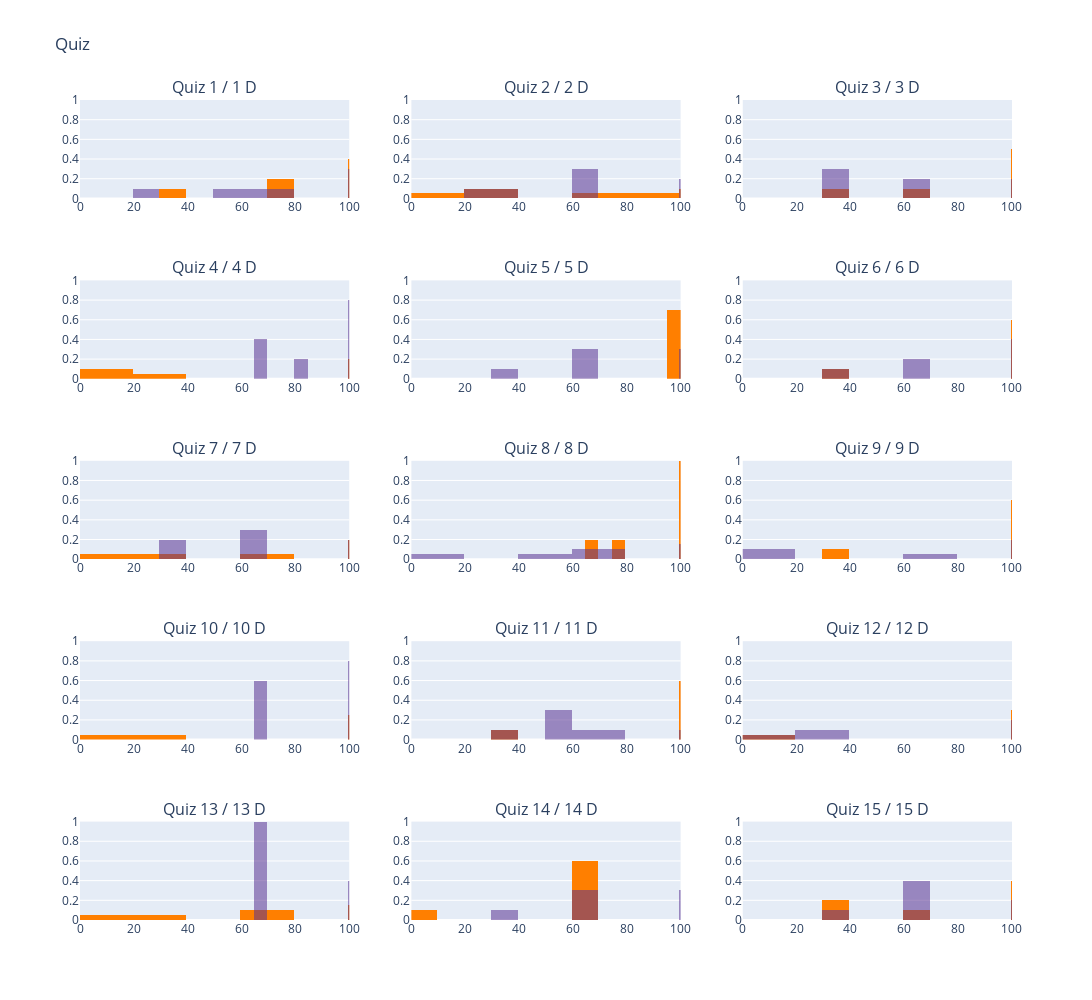

This figure's notebook cell:
### Markdown cell above
### Visualizando Histogramas

### Code cell
plot_quiz_hist(quiz_data=enfermagem, n_rows=5, n_cols=3)

### Figure 1 — Plotly figure (JSON) as saved in the notebook; plotly's stock layout.template omitted (floating-point values rounded to 4 significant figures; data arrays with more than 128 entries replaced by an {"elided": "..."} marker saying what was removed)
{"data": [{"histnorm": "density", "marker": {"color": "#FF7F00"}, "name": "Quiz 1", "nbinsx": 10, "type": "histogram", "x": {"elided": "208 int values"}, "xaxis": "x", "y": {"elided": "661x7 mixed values"}, "yaxis": "y"}, {"histnorm": "density", "marker": {"color": "#593493"}, "name": "Quiz 1 D", "nbinsx": 10, "opacity": 0.55, "type": "histogram", "x": {"elided": "661 int values"}, "xaxis": "x", "y": {"elided": "661x7 mixed values"}, "yaxis": "y"}, {"histnorm": "density", "marker": {"color": "#FF7F00"}, "name": "Quiz 2", "nbinsx": 10, "type": "histogram", "x": {"elided": "194 int values"}, "xaxis": "x2", "y": {"elided": "530x7 mixed values"}, "yaxis": "y2"}, {"histnorm": "density", "marker": {"color": "#593493"}, "name": "Quiz 2 D", "nbinsx": 10, "opacity": 0.55, "type": "histogram", "x": {"elided": "530 int values"}, "xaxis": "x2", "y": {"elided": "530x7 mixed values"}, "yaxis": "y2"}, {"histnorm": "density", "marker": {"color": "#FF7F00"}, "name": "Quiz 3", "nbinsx": 10, "type": "histogram", "x": {"elided": "185 int values"}, "xaxis": "x3", "y": {"elided": "439x7 mixed values"}, "yaxis": "y3"}, {"histnorm": "density", "marker": {"color": "#593493"}, "name": "Quiz 3 D", "nbinsx": 10, "opacity": 0.55, "type": "histogram", "x": {"elided": "439 int values"}, "xaxis": "x3", "y": {"elided": "439x7 mixed values"}, "yaxis": "y3"}, {"histnorm": "density", "marker": {"color": "#FF7F00"}, "name": "Quiz 4", "nbinsx": 10, "type": "histogram", "x": {"elided": "177 int values"}, "xaxis": "x4", "y": {"elided": "399x7 mixed values"}, "yaxis": "y4"}, {"histnorm": "density", "marker": {"color": "#593493"}, "name": "Quiz 4 D", "nbinsx": 10, "opacity": 0.55, "type": "histogram", "x": {"elided": "399 int values"}, "xaxis": "x4", "y": {"elided": "399x7 mixed values"}, "yaxis": "y4"}, {"histnorm": "density", "marker": {"color": "#FF7F00"}, "name": "Quiz 5", "nbinsx": 10, "type": "histogram", "x": {"elided": "165 int values"}, "xaxis": "x5", "y": {"elided": "367x7 mixed values"}, "yaxis": "y5"}, {"histnorm": "density", "marker": {"color": "#593493"}, "name": "Quiz 5 D", "nbinsx": 10, "opacity": 0.55, "type": "histogram", "x": {"elided": "367 int values"}, "xaxis": "x5", "y": {"elided": "367x7 mixed values"}, "yaxis": "y5"}, {"histnorm": "density", "marker": {"color": "#FF7F00"}, "name": "Quiz 6", "nbinsx": 10, "type": "histogram", "x": {"elided": "152 int values"}, "xaxis": "x6", "y": {"elided": "339x7 mixed values"}, "yaxis": "y6"}, {"histnorm": "density", "marker": {"color": "#593493"}, "name": "Quiz 6 D", "nbinsx": 10, "opacity": 0.55, "type": "histogram", "x": {"elided": "339 int values"}, "xaxis": "x6", "y": {"elided": "339x7 mixed values"}, "yaxis": "y6"}, {"histnorm": "density", "marker": {"color": "#FF7F00"}, "name": "Quiz 7", "nbinsx": 10, "type": "histogram", "x": {"elided": "146 int values"}, "xaxis": "x7", "y": {"elided": "319x7 mixed values"}, "yaxis": "y7"}, {"histnorm": "density", "marker": {"color": "#593493"}, "name": "Quiz 7 D", "nbinsx": 10, "opacity": 0.55, "type": "histogram", "x": {"elided": "319 int values"}, "xaxis": "x7", "y": {"elided": "319x7 mixed values"}, "yaxis": "y7"}, {"histnorm": "density", "marker": {"color": "#FF7F00"}, "name": "Quiz 8", "nbinsx": 10, "type": "histogram", "x": {"elided": "141 int values"}, "xaxis": "x8", "y": {"elided": "305x7 mixed values"}, "yaxis": "y8"}, {"histnorm": "density", "marker": {"color": "#593493"}, "name": "Quiz 8 D", "nbinsx": 10, "opacity": 0.55, "type": "histogram", "x": {"elided": "305 int values"}, "xaxis": "x8", "y": {"elided": "305x7 mixed values"}, "yaxis": "y8"}, {"histnorm": "density", "marker": {"color": "#FF7F00"}, "name": "Quiz 9", "nbinsx": 10, "type": "histogram", "x": {"elided": "134 int values"}, "xaxis": "x9", "y": {"elided": "279x7 mixed values"}, "yaxis": "y9"}, {"histnorm": "density", "marker": {"color": "#593493"}, "name": "Quiz 9 D", "nbinsx": 10, "opacity": 0.55, "type": "histogram", "x": {"elided": "279 int values"}, "xaxis": "x9", "y": {"elided": "279x7 mixed values"}, "yaxis": "y9"}, {"histnorm": "density", "marker": {"color": "#FF7F00"}, "name": "Quiz 10", "nbinsx": 10, "type": "histogram", "x": {"elided": "133 int values"}, "xaxis": "x10", "y": {"elided": "267x7 mixed values"}, "yaxis": "y10"}, {"histnorm": "density", "marker": {"color": "#593493"}, "name": "Quiz 10 D", "nbinsx": 10, "opacity": 0.55, "type": "histogram", "x": {"elided": "267 int values"}, "xaxis": "x10", "y": {"elided": "267x7 mixed values"}, "yaxis": "y10"}, {"histnorm": "density", "marker": {"color": "#FF7F00"}, "name": "Quiz 11", "nbinsx": 10, "type": "histogram", "x": [100, 33, 100, 100, 100, 100, 100, 100, 100, 100, 0, 100, 100, 50, 100, 100, 66, 100, 100, 100, 100, 100, 100, 100, 66, 75, 100, 50, 66, 100, 50, 33, 100, 100, 33, 50, 100, 66, 100, 100, 100, 100, 33, 100, 100, 100, 75, 100, 100, 100, 66, 100, 100, 100, 100, 75, 100, 50, 66, 100, 100, 100, 75, 100, 75, 66, 100, 100, 75, 100, 75, 0, 25, 66, 25, 100, 66, 33, 50, 66, 33, 25, 0, 33, 25, 0, 75, 100, 33, 66, 33, 100, 75, 100, 66, 100, 100, 100, 75, 100], "xaxis": "x11", "y": {"elided": "199x7 mixed values"}, "yaxis": "y11"}, {"histnorm": "density", "marker": {"color": "#593493"}, "name": "Quiz 11 D", "nbinsx": 10, "opacity": 0.55, "type": "histogram", "x": {"elided": "199 int values"}, "xaxis": "x11", "y": {"elided": "199x7 mixed values"}, "yaxis": "y11"}, {"histnorm": "density", "marker": {"color": "#FF7F00"}, "name": "Quiz 12", "nbinsx": 10, "type": "histogram", "x": [100, 100, 100, 100, 100, 100, 0, 100, 100, 100, 100, 66, 100, 66, 33, 33, 66, 66, 66, 33, 66, 0, 33, 0, 66, 100, 66, 0, 66, 33, 66, 66, 100, 33, 100, 33, 100, 100, 0, 33], "xaxis": "x12", "y": {"elided": "78x7 mixed values"}, "yaxis": "y12"}, {"histnorm": "density", "marker": {"color": "#593493"}, "name": "Quiz 12 D", "nbinsx": 10, "opacity": 0.55, "type": "histogram", "x": [100, 100, 0, 33, 100, 100, 33, 66, 66, 100, 0, 100, 66, 100, 66, 33, 66, 33, 66, 0, 100, 66, 66, 100, 0, 100, 66, 66, 33, 66, 100, 0, 100, 66, 100, 66, 33, 66, 66, 100, 66, 33, 66, 66, 66, 66, 100, 66, 66, 66, 66, 66, 0, 100, 100, 0, 100, 66, 66, 66, 100, 66, 100, 100, 100, 100, 33, 0, 66, 100, 100, 0, 0, 0, 0, 100, 66, 33], "xaxis": "x12", "y": {"elided": "78x7 mixed values"}, "yaxis": "y12"}, {"histnorm": "density", "marker": {"color": "#FF7F00"}, "name": "Quiz 13", "nbinsx": 10, "type": "histogram", "x": [66, 33, 100, 100, 66, 100, 0, 100, 100, 66, 100, 100, 66, 100, 66, 100, 0, 66, 100, 66, 66, 33, 66, 66, 66, 100, 33, 66, 66, 100, 100, 66, 66, 33, 66, 100, 33, 66, 66, 100], "xaxis": "x13", "y": {"elided": "79x7 mixed values"}, "yaxis": "y13"}, {"histnorm": "density", "marker": {"color": "#593493"}, "name": "Quiz 13 D", "nbinsx": 10, "opacity": 0.55, "type": "histogram", "x": [66, 66, 66, 66, 100, 100, 66, 100, 66, 66, 100, 0, 0, 66, 100, 66, 100, 33, 66, 66, 100, 33, 100, 66, 66, 66, 100, 100, 33, 100, 100, 66, 66, 33, 100, 66, 100, 66, 66, 66, 100, 100, 66, 100, 100, 33, 100, 100, 33, 66, 66, 66, 33, 100, 100, 33, 100, 66, 100, 100, 100, 0, 33, 100, 33, 66, 66, 33, 100, 100, 66, 100, 66, 33, 100, 100, 100, 66, 100], "xaxis": "x13", "y": {"elided": "79x7 mixed values"}, "yaxis": "y13"}, {"histnorm": "density", "marker": {"color": "#FF7F00"}, "name": "Quiz 14", "nbinsx": 10, "type": "histogram", "x": [0, 66, 66, 66, 66, 66, 66, 66, 100, 100, 33, 66, 66, 100, 100, 100, 66, 33, 66, 66, 100, 0, 100, 100, 100, 66, 66, 100, 66, 100, 100, 0, 100, 66, 100, 100, 100, 66], "xaxis": "x14", "y": {"elided": "76x7 mixed values"}, "yaxis": "y14"}, {"histnorm": "density", "marker": {"color": "#593493"}, "name": "Quiz 14 D", "nbinsx": 10, "opacity": 0.55, "type": "histogram", "x": [100, 66, 66, 100, 100, 66, 33, 66, 100, 66, 66, 100, 100, 33, 66, 100, 66, 100, 100, 66, 33, 100, 0, 0, 66, 100, 100, 33, 0, 100, 66, 100, 66, 33, 33, 100, 66, 100, 33, 100, 100, 33, 100, 66, 33, 66, 33, 33, 66, 100, 33, 33, 66, 66, 66, 66, 0, 100, 0, 0, 100, 66, 66, 0, 33, 66, 33, 33, 100, 66, 100, 100, 33, 33, 100, 66], "xaxis": "x14", "y": {"elided": "76x7 mixed values"}, "yaxis": "y14"}, {"histnorm": "density", "marker": {"color": "#FF7F00"}, "name": "Quiz 15", "nbinsx": 10, "type": "histogram", "x": [100, 33, 66, 100, 33, 100, 100, 100, 100, 66, 66, 100, 100, 66, 66, 66, 100, 100, 100, 33, 66, 66, 100, 66, 66, 100, 100, 66, 33, 33, 33, 100, 66, 66, 66, 33, 100, 33], "xaxis": "x15", "y": {"elided": "76x7 mixed values"}, "yaxis": "y15"}, {"histnorm": "density", "marker": {"color": "#593493"}, "name": "Quiz 15 D", "nbinsx": 10, "opacity": 0.55, "type": "histogram", "x": [100, 66, 100, 66, 66, 33, 66, 66, 100, 100, 66, 100, 100, 66, 100, 100, 33, 100, 0, 66, 100, 100, 100, 66, 66, 100, 66, 66, 66, 100, 100, 100, 66, 100, 100, 100, 100, 100, 100, 66, 0, 66, 0, 66, 100, 66, 0, 0, 66, 66, 100, 100, 66, 100, 66, 33, 0, 100, 66, 100, 33, 0, 66, 0, 66, 66, 66, 66, 33, 66, 66, 0, 0, 100, 0, 33], "xaxis": "x15", "y": {"elided": "76x7 mixed values"}, "yaxis": "y15"}], "layout": {"annotations": [{"font": {"size": 16}, "showarrow": false, "text": "Quiz 1 / 1 D", "x": 0.1444, "xanchor": "center", "xref": "paper", "y": 1, "yanchor": "bottom", "yref": "paper"}, {"font": {"size": 16}, "showarrow": false, "text": "Quiz 2 / 2 D", "x": 0.5, "xanchor": "center", "xref": "paper", "y": 1, "yanchor": "bottom", "yref": "paper"}, {"font": {"size": 16}, "showarrow": false, "text": "Quiz 3 / 3 D", "x": 0.8556, "xanchor": "center", "xref": "paper", "y": 1, "yanchor": "bottom", "yref": "paper"}, {"font": {"size": 16}, "showarrow": false, "text": "Quiz 4 / 4 D", "x": 0.1444, "xanchor": "center", "xref": "paper", "y": 0.78, "yanchor": "bottom", "yref": "paper"}, {"font": {"size": 16}, "showarrow": false, "text": "Quiz 5 / 5 D", "x": 0.5, "xanchor": "center", "xref": "paper", "y": 0.78, "yanchor": "bottom", "yref": "paper"}, {"font": {"size": 16}, "showarrow": false, "text": "Quiz 6 / 6 D", "x": 0.8556, "xanchor": "center", "xref": "paper", "y": 0.78, "yanchor": "bottom", "yref": "paper"}, {"font": {"size": 16}, "showarrow": false, "text": "Quiz 7 / 7 D", "x": 0.1444, "xanchor": "center", "xref": "paper", "y": 0.56, "yanchor": "bottom", "yref": "paper"}, {"font": {"size": 16}, "showarrow": false, "text": "Quiz 8 / 8 D", "x": 0.5, "xanchor": "center", "xref": "paper", "y": 0.56, "yanchor": "bottom", "yref": "paper"}, {"font": {"size": 16}, "showarrow": false, "text": "Quiz 9 / 9 D", "x": 0.8556, "xanchor": "center", "xref": "paper", "y": 0.56, "yanchor": "bottom", "yref": "paper"}, {"font": {"size": 16}, "showarrow": false, "text": "Quiz 10 / 10 D", "x": 0.1444, "xanchor": "center", "xref": "paper", "y": 0.34, "yanchor": "bottom", "yref": "paper"}, {"font": {"size": 16}, "showarrow": false, "text": "Quiz 11 / 11 D", "x": 0.5, "xanchor": "center", "xref": "paper", "y": 0.34, "yanchor": "bottom", "yref": "paper"}, {"font": {"size": 16}, "showarrow": false, "text": "Quiz 12 / 12 D", "x": 0.8556, "xanchor": "center", "xref": "paper", "y": 0.34, "yanchor": "bottom", "yref": "paper"}, {"font": {"size": 16}, "showarrow": false, "text": "Quiz 13 / 13 D", "x": 0.1444, "xanchor": "center", "xref": "paper", "y": 0.12, "yanchor": "bottom", "yref": "paper"}, {"font": {"size": 16}, "showarrow": false, "text": "Quiz 14 / 14 D", "x": 0.5, "xanchor": "center", "xref": "paper", "y": 0.12, "yanchor": "bottom", "yref": "paper"}, {"font": {"size": 16}, "showarrow": false, "text": "Quiz 15 / 15 D", "x": 0.8556, "xanchor": "center", "xref": "paper", "y": 0.12, "yanchor": "bottom", "yref": "paper"}], "barmode": "overlay", "height": 1000, "showlegend": false, "title": {"text": "Quiz"}, "width": 1250, "xaxis": {"anchor": "y", "domain": [0, 0.2889], "dtick": 20, "range": [0, 100], "tick0": 0}, "xaxis10": {"anchor": "y10", "domain": [0, 0.2889], "dtick": 20, "range": [0, 100], "tick0": 0}, "xaxis11": {"anchor": "y11", "domain": [0.3556, 0.6444], "dtick": 20, "range": [0, 100], "tick0": 0}, "xaxis12": {"anchor": "y12", "domain": [0.7111, 1], "dtick": 20, "range": [0, 100], "tick0": 0}, "xaxis13": {"anchor": "y13", "domain": [0, 0.2889], "dtick": 20, "range": [0, 100], "tick0": 0}, "xaxis14": {"anchor": "y14", "domain": [0.3556, 0.6444], "dtick": 20, "range": [0, 100], "tick0": 0}, "xaxis15": {"anchor": "y15", "domain": [0.7111, 1], "dtick": 20, "range": [0, 100], "tick0": 0}, "xaxis2": {"anchor": "y2", "domain": [0.3556, 0.6444], "dtick": 20, "range": [0, 100], "tick0": 0}, "xaxis3": {"anchor": "y3", "domain": [0.7111, 1], "dtick": 20, "range": [0, 100], "tick0": 0}, "xaxis4": {"anchor": "y4", "domain": [0, 0.2889], "dtick": 20, "range": [0, 100], "tick0": 0}, "xaxis5": {"anchor": "y5", "domain": [0.3556, 0.6444], "dtick": 20, "range": [0, 100], "tick0": 0}, "xaxis6": {"anchor": "y6", "domain": [0.7111, 1], "dtick": 20, "range": [0, 100], "tick0": 0}, "xaxis7": {"anchor": "y7", "domain": [0, 0.2889], "dtick": 20, "range": [0, 100], "tick0": 0}, "xaxis8": {"anchor": "y8", "domain": [0.3556, 0.6444], "dtick": 20, "range": [0, 100], "tick0": 0}, "xaxis9": {"anchor": "y9", "domain": [0.7111, 1], "dtick": 20, "range": [0, 100], "tick0": 0}, "yaxis": {"anchor": "x", "domain": [0.88, 1], "dtick": 0.2, "range": [0, 1], "tick0": 0}, "yaxis10": {"anchor": "x10", "domain": [0.22, 0.34], "dtick": 0.2, "range": [0, 1], "tick0": 0}, "yaxis11": {"anchor": "x11", "domain": [0.22, 0.34], "dtick": 0.2, "range": [0, 1], "tick0": 0}, "yaxis12": {"anchor": "x12", "domain": [0.22, 0.34], "dtick": 0.2, "range": [0, 1], "tick0": 0}, "yaxis13": {"anchor": "x13", "domain": [0, 0.12], "dtick": 0.2, "range": [0, 1], "tick0": 0}, "yaxis14": {"anchor": "x14", "domain": [0, 0.12], "dtick": 0.2, "range": [0, 1], "tick0": 0}, "yaxis15": {"anchor": "x15", "domain": [0, 0.12], "dtick": 0.2, "range": [0, 1], "tick0": 0}, "yaxis2": {"anchor": "x2", "domain": [0.88, 1], "dtick": 0.2, "range": [0, 1], "tick0": 0}, "yaxis3": {"anchor": "x3", "domain": [0.88, 1], "dtick": 0.2, "range": [0, 1], "tick0": 0}, "yaxis4": {"anchor": "x4", "domain": [0.66, 0.78], "dtick": 0.2, "range": [0, 1], "tick0": 0}, "yaxis5": {"anchor": "x5", "domain": [0.66, 0.78], "dtick": 0.2, "range": [0, 1], "tick0": 0}, "yaxis6": {"anchor": "x6", "domain": [0.66, 0.78], "dtick": 0.2, "range": [0, 1], "tick0": 0}, "yaxis7": {"anchor": "x7", "domain": [0.44, 0.56], "dtick": 0.2, "range": [0, 1], "tick0": 0}, "yaxis8": {"anchor": "x8", "domain": [0.44, 0.56], "dtick": 0.2, "range": [0, 1], "tick0": 0}, "yaxis9": {"anchor": "x9", "domain": [0.44, 0.56], "dtick": 0.2, "range": [0, 1], "tick0": 0}}}
